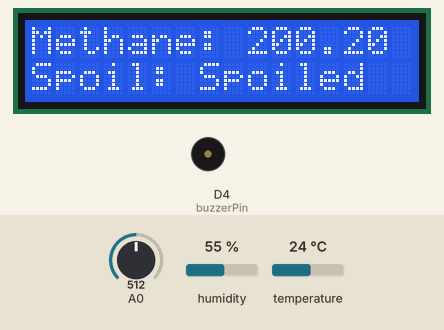
Bench run of a sketch on a simulated ESP8266 (NodeMCU). Parts: 16×2 character LCD, buzzer (waves = sounding, pin HIGH). The test bench sets the inputs (shaded band); at power-on: A0 = 512, humidity 55 %, temperature 24 °C. WiFi joins after 1.5 s; servers stay silent unless stated; no MQTT or app messages arrive unless stated; what the sketch prints to the serial monitor is not drawn.

Above: at 3.3 s.
Timing chart, 0 to 4.8 s (numbered marks = the images above):
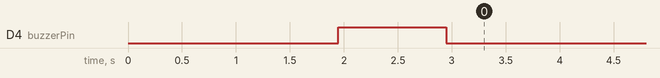

The sketch:

Embedded_final_project.ino
```cpp
#define BLYNK_TEMPLATE_ID "TMPL3k1WYGek_"
#define BLYNK_TEMPLATE_NAME "FOODTECH"
#define BLYNK_AUTH_TOKEN "On1_TNajtQ1vbojyl_d-KcSaU-4oBNSQ"

#include <ESP8266WiFi.h>
#include <DHT.h>
#include <ThingSpeak.h>
#include <BlynkSimpleEsp8266.h>
#include <PubSubClient.h>
#include <Wire.h>
#include <LiquidCrystal_I2C.h>

// Wi-Fi credentials
const char* ssid = "HOTSUPPORT";
const char* password = "Chahaein@143";

// ThingSpeak API credentials
unsigned long myChannelNumber = 2686327;
const char* myWriteAPIKey = "C792XZAEYRVEIF2D";

// MQTT broker details
const char* mqttServer = "test.mosquitto.org";
const int mqttPort = 1883;
const char* mqttTopic = "esp8266";

// DHT11 Pin and Type
#define DHTPIN D3
#define DHTTYPE DHT11
DHT dht(DHTPIN, DHTTYPE);

int mq2DigitalPin = D1;
int mq135DigitalPin = D2;
int buzzerPin = D4;

WiFiClient espClient;
PubSubClient mqttClient(espClient);
WiFiClient client;

String previousFoodStatus = "";

// LCD Setup
LiquidCrystal_I2C lcd(0x27, 16, 2);  // 16 columns, 2 rows

void setup() {
  Serial.begin(115200);
  dht.begin();

  pinMode(mq2DigitalPin, INPUT);
  pinMode(mq135DigitalPin, INPUT);
  pinMode(buzzerPin, OUTPUT);
  digitalWrite(buzzerPin, LOW);

  WiFi.begin(ssid, password);
  while (WiFi.status() != WL_CONNECTED) {
    delay(500);
    Serial.print(".");
  }
  Serial.println("\nWi-Fi connected");

  ThingSpeak.begin(client);
  Blynk.begin(BLYNK_AUTH_TOKEN, ssid, password);

  mqttClient.setServer(mqttServer, mqttPort);
  while (!mqttClient.connected()) {
    if (mqttClient.connect("ESP8266Client")) {
      Serial.println("Connected to MQTT broker");
    } else {
      Serial.print("MQTT connection failed, rc=");
      Serial.print(mqttClient.state());
      delay(2000);
    }
  }

  // Initialize LCD
  Wire.begin(D6, D7);  // Set custom pins for SDA and SCL (D6 for SDA, D7 for SCL)
  lcd.begin(16, 2);     // Initialize LCD with 16 columns and 2 rows
  lcd.backlight();      // Turn on backlight
}

void loop() {
  Blynk.run();
  mqttClient.loop();

  int mq2AnalogValue = analogRead(A0);
  float mq2GasPPM = 1000 * (mq2AnalogValue / 1023.0);

  int mq135AnalogValue = analogRead(A0);
  float mq135GasPPM = 1000 * (mq135AnalogValue / 1023.0);

  float methanePPM = mq2GasPPM * 0.40;
  float co2PPM = mq135GasPPM * 0.40;
  float nh3PPM = mq135GasPPM * 0.20;

  float humidity = dht.readHumidity();
  float temperature = dht.readTemperature();

  if (isnan(humidity) || isnan(temperature)) {
    Serial.println("Failed to read from DHT sensor!");
    return;
  }

  Serial.println("=== Debugging Readings ===");
  Serial.print("Methane PPM: "); Serial.println(methanePPM);
  Serial.print("CO2 PPM: "); Serial.println(co2PPM);
  Serial.print("NH3 PPM: "); Serial.println(nh3PPM);
  Serial.print("Humidity: "); Serial.println(humidity);

  String foodStatus;
  bool isSpoiled = (methanePPM > 300.18 || co2PPM > 300.1 || nh3PPM > 200.3 || humidity > 50.5);

  if (isSpoiled) {
    foodStatus = "Spoiled";
    if (previousFoodStatus != "Spoiled") {
      Serial.println("Food is Spoiled - Activating Buzzer");
      digitalWrite(buzzerPin, HIGH);
      delay(1000);
      digitalWrite(buzzerPin, LOW);
    }
  } else {
    foodStatus = "Fresh";
    Serial.println("Food is Fresh - Buzzer Off");
    digitalWrite(buzzerPin, LOW);
  }

  Serial.println("=== Gas Sensor Readings ===");
  Serial.print("MQ2 - Methane (CH4): "); Serial.print(methanePPM); Serial.println(" ppm");

  Serial.print("MQ135 - CO2: "); Serial.print(co2PPM); Serial.println(" ppm");
  Serial.print("MQ135 - NH3: "); Serial.print(nh3PPM); Serial.println(" ppm");

  Serial.println("=== DHT11 Sensor Readings ===");
  Serial.print("Humidity: "); Serial.print(humidity); Serial.println(" %");
  Serial.print("Temperature: "); Serial.print(temperature); Serial.println(" *C");

  Serial.print("Food Status: ");
  Serial.println(foodStatus);

  // Spoiled Ratio Calculation
  int spoiledRatio = 0;
  if (methanePPM > 140.18) spoiledRatio += 25;
  if (co2PPM > 170.1) spoiledRatio += 25;
  if (nh3PPM > 90.3) spoiledRatio += 25;
  if (humidity > 50.5) spoiledRatio += 25;

  // ThingSpeak Field Mapping
  ThingSpeak.setField(1, methanePPM);     // Methane
  ThingSpeak.setField(2, co2PPM);         // CO2
  ThingSpeak.setField(3, nh3PPM);         // NH3
  ThingSpeak.setField(4, temperature);    // Temp
  ThingSpeak.setField(5, humidity);       // Humidity
  ThingSpeak.setField(6, spoiledRatio);   // Spoiled %

  int responseCode = ThingSpeak.writeFields(myChannelNumber, myWriteAPIKey);
  if (responseCode == 200) {
    Serial.println("Data successfully sent to ThingSpeak");
  } else {
    Serial.println("Problem sending data to ThingSpeak. HTTP error code: " + String(responseCode));
  }

  // Blynk Virtual Pins Mapping
  Blynk.virtualWrite(V1, methanePPM);
  Blynk.virtualWrite(V2, co2PPM);
  Blynk.virtualWrite(V3, nh3PPM);
  Blynk.virtualWrite(V4, temperature);
  Blynk.virtualWrite(V5, humidity);
  Blynk.virtualWrite(V6, spoiledRatio);

  // LCD Display Update
  lcd.clear();  // Clear LCD
  lcd.setCursor(0, 0);  // Set cursor to first row, first column
  lcd.print("Methane: ");
  lcd.print(methanePPM);

  lcd.setCursor(0, 1);  // Set cursor to second row, first column
  lcd.print("Spoil: ");
  lcd.print(foodStatus);  // Display Fresh or Spoiled

  if (foodStatus != previousFoodStatus) {
    String mqttMessage = "Food status: " + foodStatus;
    mqttClient.publish(mqttTopic, mqttMessage.c_str());
    Serial.println("Published to MQTT: " + mqttMessage);
    previousFoodStatus = foodStatus;
  }

  delay(20000);  // Delay between readings
}
```

Measured:
- by itself, D4 (buzzerPin): LOW → HIGH at 1.9 s, → LOW 1.0 s later
